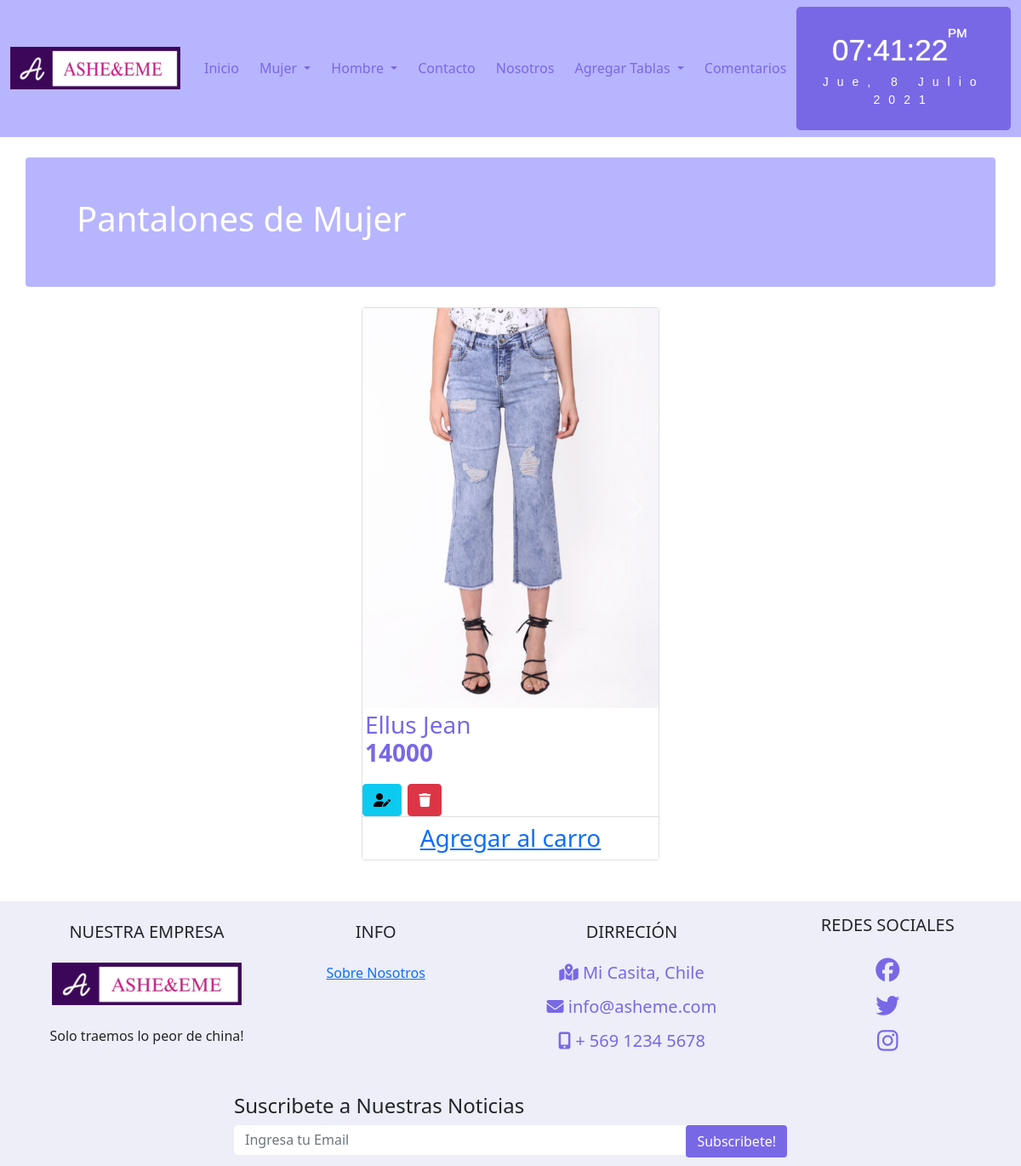
Screenshot of /pan_mujer with the database file from the repository.
### asheeme/models.py (models this page shows, shortened)
class Producto(models.Model):
    idProducto = models.CharField(primary_key=True, max_length=10,verbose_name='Código')
    descripcion = models.CharField(max_length=100,verbose_name='Descripción')
    precio = models.IntegerField(verbose_name='Precio Unitario')
    marca = models.CharField(max_length=100,verbose_name='Marca')
    imagen = models.ImageField(verbose_name='Imagen',upload_to='productos',null=True,blank=True)
    tipo = models.ForeignKey(Tipo, on_delete=models.CASCADE)
    class Meta:
            verbose_name = 'producto'
            verbose_name_plural = 'productos'
            ordering = ["descripcion"]

### asheeme/views.py (the view)
# urls.py: path('pan_mujer', pan_mujer, name='pan_mujer'),
def pan_mujer(request):
    productos = Producto.objects.all()
    return render(request, "asheeme/pan_mujer.html",{'productos':productos})

### asheeme/templates/asheeme/pan_mujer.html (shortened to what this page needs)
{% extends 'asheeme/base.html' %}
{% load static %}
{% block content %}
    <div class="container justify-content-center">
        <div class="row  text-white rounded p-5 mt-4 mb-4" style="background-color: #b8b5ff;">
            <h1>Pantalones de Mujer</h1>
        </div>
        <div class="row">
            <div class="table-responsive">
                <table id="tabla_productos" class="table table-striped table-hover" >
                    <div class="container">
                        <div class="row">
                          <div class="col-sm">
                          </div>
                          <div class="col-sm">
                            {% for producto in productos %}
                                {% if producto.tipo.nombreTipo == "Pantalon Mujer" %}
                                <h3><div class="card mb-3-justify-content-center" style="width: 350px;">
                                    <div id="carousel" class="carousel slide" data-ride="carousel">
                                    <ol class="carousel-indicators">
                                        <li data-target="#carousel" data-slide-to="0" class="active"></li>
                                    </ol>
                                    <div class="carousel-inner" role="listbox">
                                        <div class="carousel-item active">
                                        {% if producto.imagen %}
                                            <img class="img-producto" style="width: 100%;" src="{{producto.imagen.url}}" alt="">
                                        {% else %}
                                            <img class="img-producto" style="width: 100%;" src="{% static 'asheeme/img/image_not_found.jpg' %}" alt="" >
                                        {% endif %}
                                        </div>
                                    </div>
                                    <a class="carousel-control-prev" href="#carousel" role="button" data-slide="prev">
                                        <span class="carousel-control-prev-icon" aria-hidden="true"></span>
                                        </a>
                                        <a class="carousel-control-next" href="#carousel" role="button" data-slide="next">
                                        <span class="carousel-control-next-icon" aria-hidden="true"></span>
                                        </a>
                                    </div>
                                    <div class="card-block">
                                    <p class="card-text">
                                        {{producto.marca}}
                                        {{producto.descripcion}}
                                        <br><b id="1"> {{producto.precio}}</b>
                                    </p>
                                    <a class="btn btn-info" href="{% url 'product-update' producto.idProducto %}"> <i class=" fas fa-user-edit"></i></a>
                                    <a class="btn btn-danger" href="{% url 'product-delete' producto.idProducto %}"> <i class="fas fa-trash"></i>                                    </a>
                                    <div class="card-footer">
                                        <a class="boton_personalizado" href="#">Agregar al carro</a>
                                    </div>
                                    </div>
                                </div></h3>
                                {% endif %}
                            {% endfor %}
                          </div>
                          <div class="col-sm">
                          </div>
                        </div>
                    </div>
                </table>
            </div>
        </div>
    </div>
{% endblock %}

### asheeme/static/asheeme/css/style.css (style rules this page uses)
* { box-sizing: border-box; }
.carousel .carousel-indicators li { width: 10px; height: 10px; border-radius: 50%; }
.card-footer { text-align: center; background-color: #ffffff }
.card-text { text-align: left; color: #7868e6; font-size: 20; padding: 3px; }
.card-block { background-color: #ffffff }

### rows the page displays
Producto: imagen (picture), marca "Ellus", descripcion "Jean", precio "14000"
